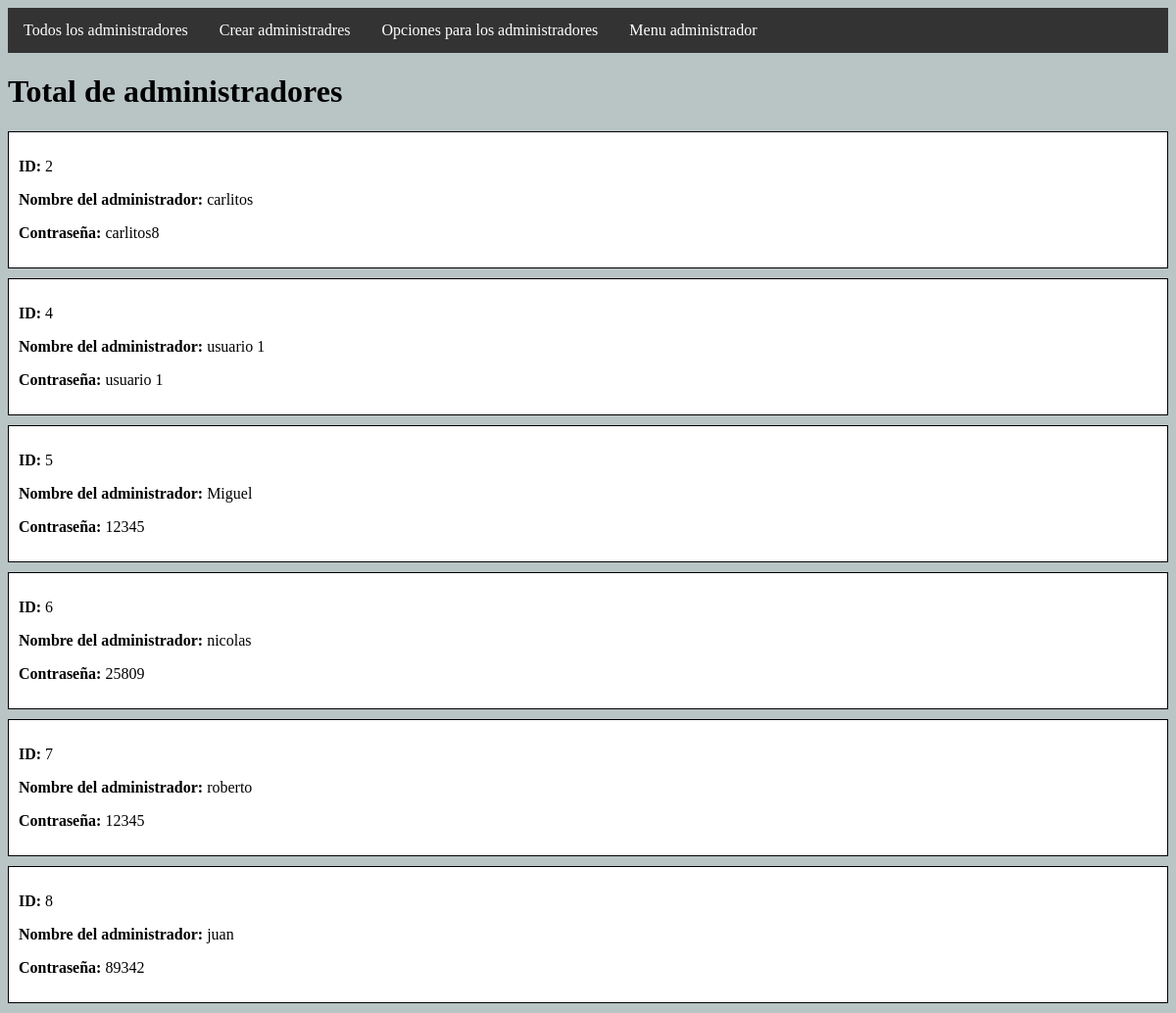
The page /admindjango/total_administradores/ on the database as committed earlier.
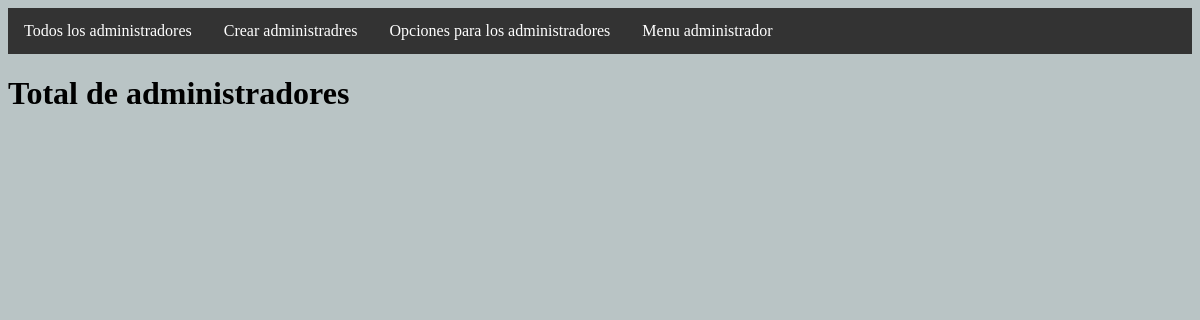
The same page on the database as committed later.
### admin_botilleria/models.py (models this page shows, shortened)
class Admin_django(models.Model):
    id_admin = models.AutoField(primary_key=True)
    nombre_admin = models.CharField(max_length=40, null=False)
    contrasena_admin = models.CharField(max_length=30, null=False)

### admin_botilleria/views.py (the view)
# urls.py: path('admindjango/total_administradores/',views.total_administradores, name='total_administradores'),
def total_administradores(request):
    admin_dj = Admin_django.objects.all()
    context = {'admin_dj':admin_dj}
    return render(request, 'html/admindjango/total_administradores.html', context)

### admin_botilleria/templates/html/admindjango/total_administradores.html (shortened to what this page needs)
{% load static %}
<!DOCTYPE html>
<html lang="en">
<head>
    <link rel="stylesheet" href="{% static 'CSS/total_administradores.css' %}">
</head>
<body>
    <nav>
        <ul>
            <li><a href="{% url 'total_administradores' %}">Todos los administradores</a></li>
            <li><a href="{% url 'crear_admin' %}">Crear administradres</a></li>
            <li><a href="{% url 'admin_opc_admin' %}">Opciones para los administradores</a></li>
            <li><a href="{% url 'base_admin' %}">Menu administrador</a></li>
        </ul>
    </nav>
    <h1>Total de administradores</h1>
    {% for a in admin_dj %}
    <div class="admin-box">
        <p><strong>ID:</strong> {{ a.id_admin }}</p>
        <p><strong>Nombre del administrador:</strong> {{ a.nombre_admin }}</p>
        <p><strong>Contraseña:</strong> {{ a.contrasena_admin }}</p>
    </div>
    {% endfor %}
</body>
</html>

### admin_botilleria/static/CSS/total_administradores.css (style rules this page uses)
body { background-color:#b9c4c5; }
nav ul { list-style-type: none; margin: 0; padding: 0; overflow: hidden; background-color: #333; }
nav ul li { float: left; }
nav ul li a { display: block; color: white; text-align: center; padding: 14px 16px; text-decoration: none; }

Rows that differ between the two databases and show on the page:
removed Admin_django: id_admin "2", nombre_admin "carlitos", contrasena_admin "carlitos8"
removed Admin_django: id_admin "4", nombre_admin "usuario 1", contrasena_admin "usuario 1"
removed Admin_django: id_admin "5", nombre_admin "Miguel", contrasena_admin "12345"
removed Admin_django: id_admin "6", nombre_admin "nicolas", contrasena_admin "25809"
removed Admin_django: id_admin "7", nombre_admin "roberto", contrasena_admin "12345"
removed Admin_django: id_admin "8", nombre_admin "juan", contrasena_admin "89342"
